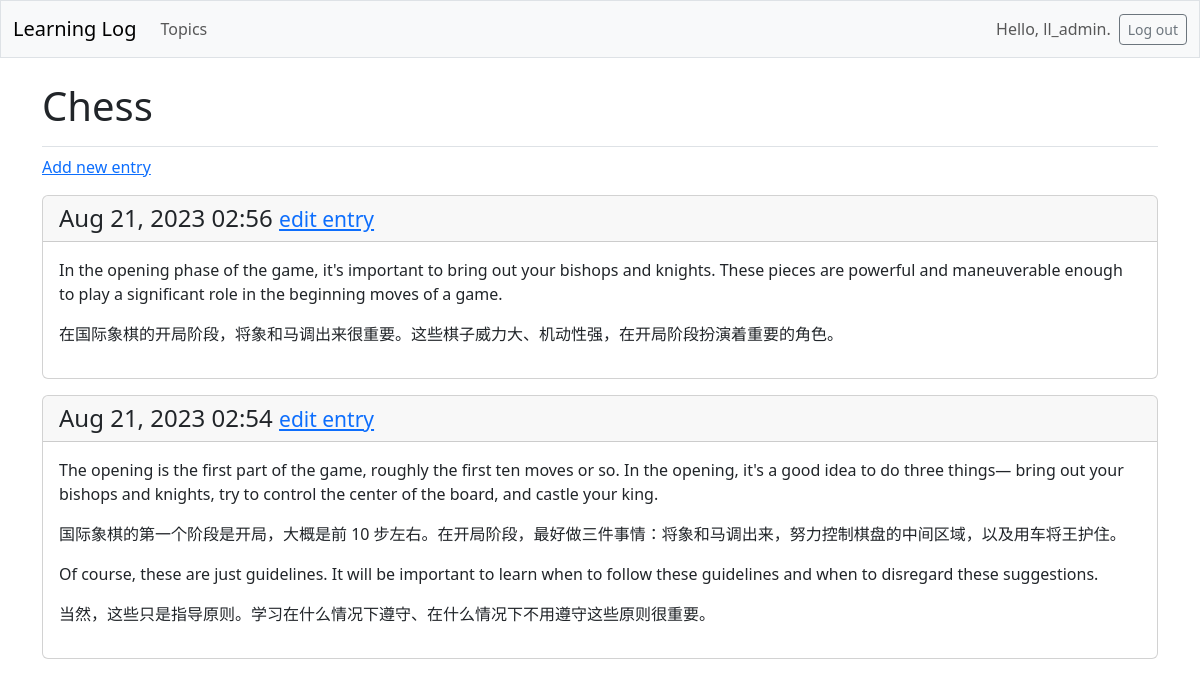
The page /topics/1/ (signed in) on the database its author committed.
### learning_logs/models.py (models this page shows, shortened)
class Topic(models.Model):
    text = models.CharField(max_length=200)
    date_added = models.DateTimeField(auto_now_add=True)
    owner = models.ForeignKey(User, on_delete=models.CASCADE)

class Entry(models.Model):
    topic = models.ForeignKey(Topic, on_delete=models.CASCADE)
    text = models.TextField()
    date_added = models.DateTimeField(auto_now_add=True)
    class Meta:
        verbose_name_plural = "entries"

### learning_logs/views.py (the view)
# urls.py: path("topics/<int:topic_id>/", views.topic, name="topic"),
@login_required
def topic(request, topic_id):
    topic = Topic.objects.get(id=topic_id)
    if topic.owner != request.user:
        raise Http404
    entries = topic.entry_set.order_by("-date_added")
    context = {"topic": topic, "entries": entries}
    return render(request, "learning_logs/topic.html", context)

### learning_logs/templates/learning_logs/topic.html
{% extends 'learning_logs/base.html' %}
{% block page_header %}
  <h1>{{ topic.text }}</h1>
{% endblock page_header %}
{% block content %}
  <p>
    <a href="{% url 'learning_logs:new_entry' topic.id %}">Add new entry</a>
  </p>
  {% for entry in entries %}
    <div class="card mb-3">
      <h4 class="card-header">
        {{ entry.date_added|date:'M d, Y H:i' }}
        <small><a href="{% url 'learning_logs:edit_entry' entry.id %}">
          edit entry</a></small>
      </h4>
      <div class="card-body">{{ entry.text|linebreaks }}</div>
    </div>
  {% empty %}
    <p>There are no entries for this topic yet.</p>
  {% endfor %}
{% endblock content %}

### learning_logs/templates/learning_logs/base.html (shortened to what this page needs)
<!doctype html>
<html lang="en">
<head>
  {% load django_bootstrap5 %}
  {% bootstrap_css %}
</head>
<body>
  <nav class="navbar navbar-expand-md navbar-light bg-light mb-4 border">
    <div class="container-fluid">
      <a class="navbar-brand" href="{% url 'learning_logs:index' %}">
          Learning Log</a>
      <div class="collapse navbar-collapse" id="navbarCollapse">
        <ul class="navbar-nav me-auto mb-2 mb-md-0">
          <li class="nav-item">
            <a class="nav-link" href="{% url 'learning_logs:topics' %}">
              Topics</a></li>
        </ul>
        <ul class="navbar-nav ms-auto mb-2 mb-md-0">
          {% if user.is_authenticated %}
            <li class="nav-item">
              <span class="navbar-text me-2">Hello, {{ user.username }}.
                </span></li>
          {% endif %}
        </ul>
        {% if user.is_authenticated %}
          <form action="{% url 'accounts:logout' %}" method='post'>
            <button name='submit' class='btn btn-outline-secondary btn-sm'>
              Log out</button>
          </form>
        {% endif %}
      </div>
    </div>
  </nav>
  <main class="container">
    <div class="pb-2 mb-2 border-bottom">
      {% block page_header %}{% endblock page_header %}
    </div>
    <div>
      {% block content %}{% endblock content %}
    </div>
  </main>
</body>
</html>

### rows shown on the page
Topic: text "Chess"
Entry: date_added "Aug 21, 2023 02:56", text "In the opening phase of the game, it's important to bring out your bishops and knights. These pieces are powerful and maneuverable enough to play a significant role in the beginning moves of a game. 在国际象棋的开局阶段，将象和马调出来很重要。这些棋子威力大、机动性强，在开局阶段扮演着重要的角色。"
Entry: date_added "Aug 21, 2023 02:54", text "The opening is the first part of the game, roughly the first ten moves or so. In the opening, it's a good idea to do three things— bring out your bishops and knights, try to control the center of the board, and castle your king. 国际象棋的第一个阶段是开局，大概是前 10 步左右。在开局阶段，最好做三件事情：将象和马调出来，努力控制棋盘的中间区域，以及用车将王护住。 Of course, these are just guidelines. It will be important to learn when to follow these guidelines and when to disregard these suggestions. 当然，这些只是指导原则。学习在什么情况下遵守、在什么情况下不用遵守这些原则很重要。"

### other values the page prints
{{ user.username }} "ll_admin"
